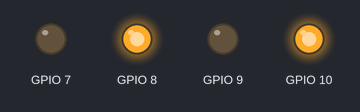
This program was run on a simulated Raspberry Pi (BCM pin numbers). Shown: output pins drawn as LEDs (lit = HIGH). At 120.0 s the program stops and its outputs stay as they are.

Above: at 0.1 s.
At 120.1 s:
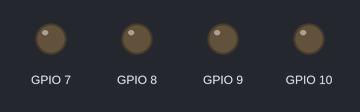
Timing chart, 0 to 121.5 s (numbered marks = the images above):
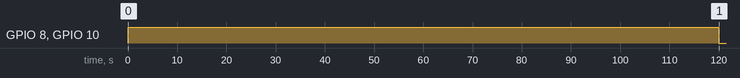

The program:

raise_7890.py
```python
# CamJam EduKit 3 - Robotics
# Worksheet 2 - Motor Test Code

import RPi.GPIO as GPIO # Import the GPIO Library
import time             # Import the Time library

# Set the GPIO modes

GPIO.setmode(GPIO.BCM)
GPIO.setwarnings(False)

# Set the GPIO Pin mode

GPIO.setup(7, GPIO.OUT)
GPIO.setup(8, GPIO.OUT)
GPIO.setup(9, GPIO.OUT)
GPIO.setup(10, GPIO.OUT)

# Turn all pins on

GPIO.output(7, 0)
GPIO.output(8, 1)
GPIO.output(9, 0)
GPIO.output(10, 1)

time.sleep(120)

# Reset the GPIO pins (turns off motors too)

GPIO.cleanup()
```

Measured:
- by itself, GPIO 8, GPIO 10: LOW → HIGH at 0.00 s, → LOW 120 s later
